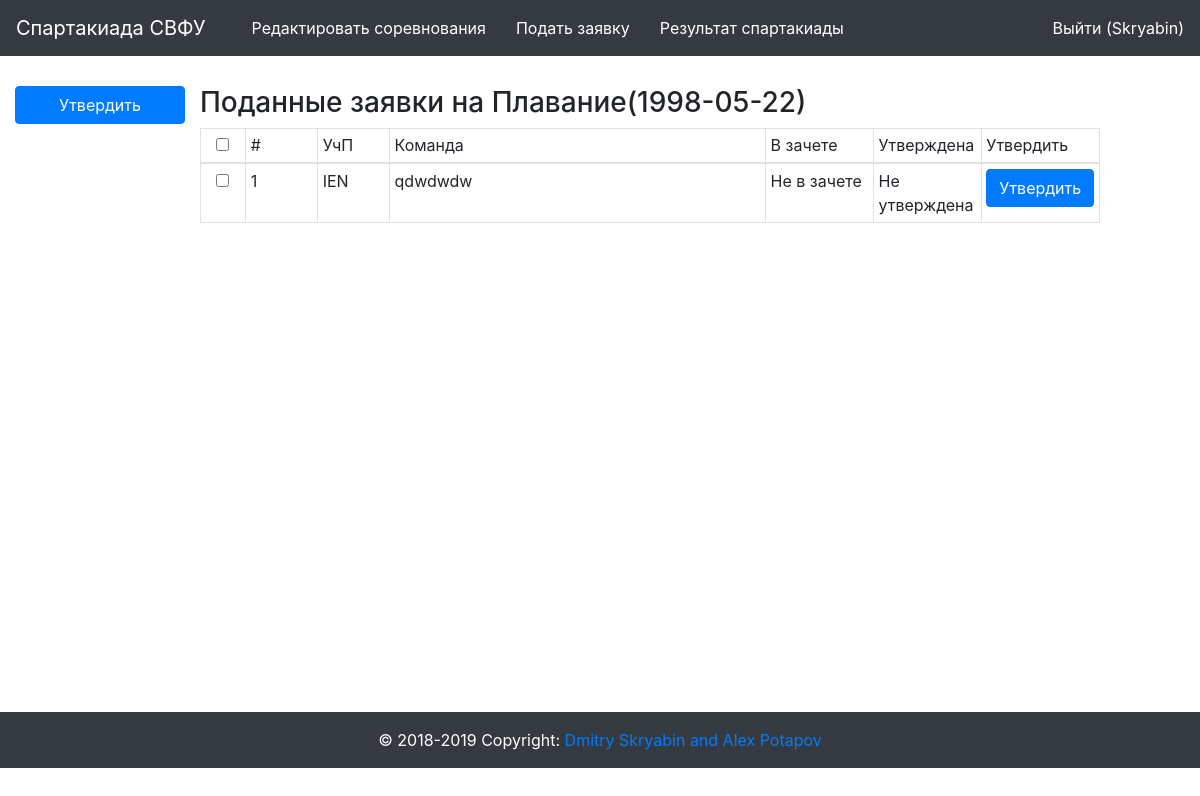
The page /CM/requestapproved/110 (signed in) on the database as committed earlier.
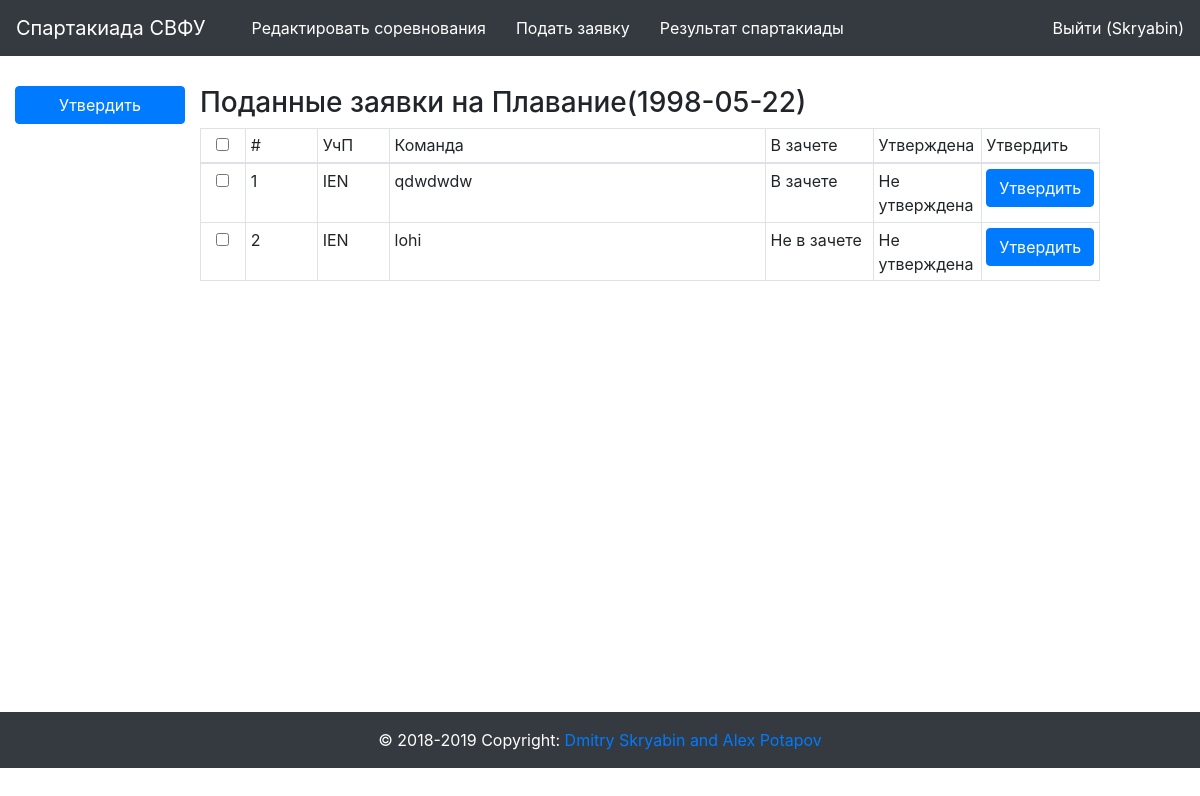
The same page on the database as committed later.
### sport/models.py (models this page shows, shortened)
class Team(models.Model):
    competition = models.ForeignKey(Competition, verbose_name="Соревнование", db_index=True, on_delete=models.CASCADE)
    organization = models.ForeignKey(Department, verbose_name="Организация", db_index=True, on_delete=models.CASCADE)
    name = models.CharField(max_length=100, verbose_name= "Название команды", db_index=True)
    not_resultable = models.BooleanField(verbose_name='В зачете', default=False)
    approved = models.BooleanField(verbose_name="Утвержден", default=False)

class Department(models.Model):
    name = models.CharField(max_length=100, verbose_name="Организация", db_index=True)
    def __str__(self):
        return self.name

### sport/views.py (the view)
# urls.py: path('requestapproved/<int:competition_id>',views.sportrequestapproved, name="requestapproved"),
@login_required()
@permission_required("sport.delete_competition")
def sportrequestapproved(request, competition_id):
    competition_name = Competition.objects.get(id=competition_id)
    requestlist = Team.objects.filter(competition=competition_id)
    args={
        'competition_name': competition_name,
        'requestlist': requestlist
    }
    if request.POST:
        data = request.POST.getlist('item-id')
        for item in data:
            obj = Team.objects.get(id=item)
            obj.approved=True
            obj.save()
    return render(request, "sport/sportrequestapprove.html", args)

### sport/models.py (called while the page is built)
    def __str__(self):
        return self.sport.name + '(' + str(self.date) + ')'

### sport/template/sport/sportrequestapprove.html (shortened to what this page needs)
{% extends "sport/index.html" %}
{% block sportrequestapproved %}
<div class="container-fluid">
  <form class="" action="" method="post">
    <div class="row" style="min-height:82vh;">
      <div class="col-2 padd-top">
        <input type="submit" name="save" value="Утвердить" class="btn btn-block btn-primary">
      </div>
      <div class="col-9 padd-top">
        <h3>Поданные заявки на {{ competition_name }}</h3>
        <table class="table table-hover table-bordered table-sm table-justified">
          <thead>
            <tr>
              <td style="width: 5%; text-align: center;"> <input type="checkbox" class="all" name="" value=""> </td>
              <td style="width: 8%;">#</td>
              <td style="width: 8%;">УчП</td>
              <td>Команда</td>
              <td style="width: 12%;">В зачете</td>
              <td style="width: 12%;">Утверждена</td>
              <td style="width: 10%;">Утвердить</td>
            </tr>
          </thead>
          <tbody>
            {% for item in requestlist %}
              <tr>
                <td style="text-align: center;"><input type="checkbox" class="one" name="item-id" value="{{ item.id }}"></td>
                <td>{{ forloop.counter }}</td>
                <td>{{ item.organization }}</td>
                <td>{{ item.name }}</td>
                <td>{% if item.not_resultable %} В зачете {% else %} Не в зачете {% endif %}</td>
                <td>{% if item.approved %} Утверждена {% else %} Не утверждена {% endif %}</td>
                <td><input type="submit" name="save" data="{{ item.id }}" value="Утвердить" class="btn btn-block btn-primary"></td>
              </tr>
            {% endfor %}
          </tbody>
        </table>
      </div>
    </div>
  </form>
</div>
{% endblock %}

Rows that differ between the two databases and show on the page:
changed Team "qdwdwdw": not_resultable "Не в зачете" → "В зачете"
added Team: organization "IEN", name "lohi", not_resultable "Не в зачете", approved "Не утверждена"
